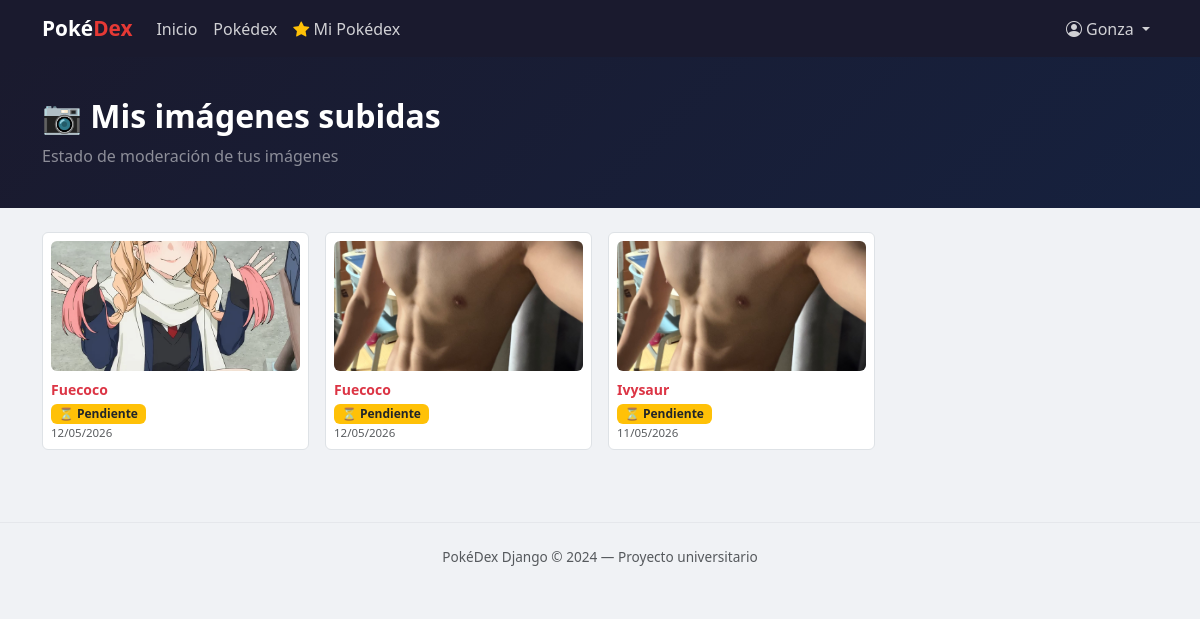
Before: /mis-imagenes/ (signed in) with the older database file.
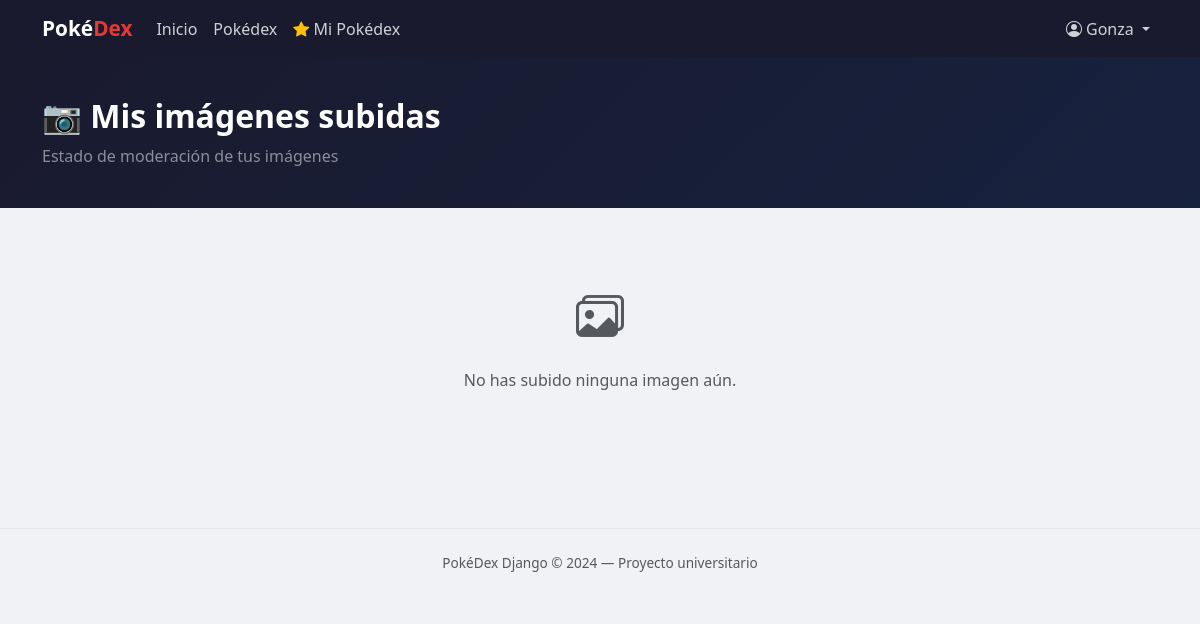
After: the same page with the newer database file.
### pokedex/models.py (models this page shows, shortened)
class ImagenComunidad(models.Model):
    autor       = models.ForeignKey(User, on_delete=models.CASCADE, related_name='imagenes')
    pokemon     = models.ForeignKey(Pokemon, on_delete=models.CASCADE, related_name='imagenes')
    imagen      = models.ImageField(upload_to='comunidad/')
    descripcion = models.CharField(max_length=200, blank=True)
    subida_en   = models.DateTimeField(auto_now_add=True)
    aprobada    = models.BooleanField(default=False)  # ← NUEVO
    class Meta:
        verbose_name = 'Imagen comunidad'
        verbose_name_plural = 'Imágenes comunidad'
        ordering = ['-subida_en']

class Pokemon(models.Model):
    GENERACIONES = [
        (1, 'Gen I — 1996'),
        (2, 'Gen II — 1999'),
        (3, 'Gen III — 2002'),
        (4, 'Gen IV — 2006'),
        (5, 'Gen V — 2010'),
        (6, 'Gen VI — 2013'),
        (7, 'Gen VII — 2016'),
        (8, 'Gen VIII — 2019'),
        (9, 'Gen IX — 2022'),
    ]
    numero      = models.IntegerField(unique=True)
    nombre      = models.CharField(max_length=100)
    descripcion = models.TextField(blank=True)
    altura      = models.FloatField(default=0)
    peso        = models.FloatField(default=0)
    hp          = models.IntegerField(default=0)
    ataque           = models.IntegerField(default=0)
    ataque_especial  = models.IntegerField(default=0)
    defensa          = models.IntegerField(default=0)
    defensa_especial = models.IntegerField(default=0)
    velocidad        = models.IntegerField(default=0)
    generacion  = models.IntegerField(choices=GENERACIONES, default=1)
    tipo1       = models.ForeignKey(
        Tipo, on_delete=models.SET_NULL, null=True,
        related_name='pokemon_tipo1'
    )
    tipo2       = models.ForeignKey(
        Tipo, on_delete=models.SET_NULL, null=True, blank=True,
        related_name='pokemon_tipo2'
    )
    class Meta:
        verbose_name = 'Pokémon'
        verbose_name_plural = 'Pokémon'
        ordering = ['numero']

### pokedex/views.py (the view)
# urls.py: path('mis-imagenes/', views.mis_imagenes_estado, name='mis_imagenes'),
@login_required
def mis_imagenes_estado(request):
    imagenes = ImagenComunidad.objects.filter(
        autor=request.user
    ).select_related('pokemon').order_by('-subida_en')
    return render(request, 'pokedex/mis_imagenes.html', {'imagenes': imagenes})

### pokedex/templates/pokedex/mis_imagenes.html (shortened to what this page needs)
{% extends 'pokedex/base.html' %}
{% block content %}
<div class="mi-pokedex-header">
    <div class="container">
        <h2 class="fw-bold">📷 Mis imágenes subidas</h2>
        <p class="text-white-50 mb-0">Estado de moderación de tus imágenes</p>
    </div>
</div>
<div class="container py-4">
    {% if imagenes %}
    <div class="row g-3">
        {% for img in imagenes %}
        <div class="col-6 col-md-4 col-lg-3">
            <div class="bg-white border rounded p-2">
                <img src="{{ img.imagen.url }}"
                     class="img-fluid rounded mb-2"
                     style="height:130px;width:100%;object-fit:cover">
                <div class="fw-semibold small">
                    <a href="{% url 'detalle_pokemon' img.pokemon.numero %}"
                       class="text-danger text-decoration-none">
                        {{ img.pokemon.nombre }}
                    </a>
                </div>
                {% if img.aprobada %}
                <span class="badge bg-success mt-1">✓ Aprobada</span>
                {% else %}
                <span class="badge bg-warning text-dark mt-1">⏳ Pendiente</span>
                {% endif %}
                <div class="text-muted" style="font-size:.72rem">
                    {{ img.subida_en|date:"d/m/Y" }}
                </div>
            </div>
        </div>
        {% endfor %}
    </div>
    {% else %}
    <div class="text-center py-5 text-muted">
        <i class="bi bi-images" style="font-size:3rem"></i>
        <p class="mt-3">No has subido ninguna imagen aún.</p>
    </div>
    {% endif %}
</div>
{% endblock %}

### pokedex/templates/pokedex/base.html (shortened to what this page needs)
{% load static %}
<!DOCTYPE html>
<html lang="es">
<head>
    <link href="https://cdn.jsdelivr.net/npm/bootstrap@5.3.0/dist/css/bootstrap.min.css" rel="stylesheet">
    <link href="https://cdn.jsdelivr.net/npm/bootstrap-icons@1.11.0/font/bootstrap-icons.css" rel="stylesheet">
    <link rel="stylesheet" href="{% static 'css/style.css' %}">
</head>
<body>
<nav class="navbar navbar-expand-lg navbar-dark">
    <div class="container">
        <a class="navbar-brand" href="{% url 'index' %}">Poké<span>Dex</span></a>
        <div class="collapse navbar-collapse" id="navMenu">
            <ul class="navbar-nav me-auto">
                <li class="nav-item">
                    <a class="nav-link" href="{% url 'index' %}">Inicio</a>
                </li>
                <li class="nav-item">
                    <a class="nav-link" href="{% url 'lista_pokemon' %}">Pokédex</a>
                </li>
                {% if user.is_authenticated %}
                <li class="nav-item">
                    <a class="nav-link" href="{% url 'mi_pokedex' %}">
                        <i class="bi bi-star-fill text-warning"></i> Mi Pokédex
                    </a>
                </li>
                {% endif %}
            </ul>
            <ul class="navbar-nav">
                {% if user.is_authenticated %}
                <li class="nav-item dropdown">
                    <a class="nav-link dropdown-toggle" href="#" data-bs-toggle="dropdown">
                        <i class="bi bi-person-circle"></i> {{ user.username }}
                    </a>
                </li>
                {% endif %}
            </ul>
        </div>
    </div>
</nav>
{% block content %}{% endblock %}
<footer class="mt-5 py-4 text-center text-muted" style="border-top:1px solid #e5e7eb; font-size:.85rem">
    PokéDex Django &copy; 2024 — Proyecto universitario
</footer>
</body>
</html>

### static/css/style.css (style rules this page uses)
:root { --rojo: #e53935; --oscuro: #1a1a2e; --gris: #f0f2f5; --borde: #e5e7eb; --texto: #1a1a2e; --muted: #6b7280; --radius: 14px; --card: #ffffff; }
* { box-sizing: border-box; margin: 0; padding: 0; }
body { font-family: 'Segoe UI', sans-serif; background: var(--gris); color: var(--texto); min-height: 100vh; }
.navbar { background: var(--oscuro) !important; }
.navbar-brand { font-weight: 700; font-size: 1.3rem; color: #fff !important; }
.navbar-brand span { color: var(--rojo); }
.nav-link { color: rgba(255,255,255,.8) !important; }
.mi-pokedex-header { background: linear-gradient(135deg, var(--oscuro), #16213e); color: #fff; padding: 2.5rem 0; }

Changed rows visible on the page:
removed ImagenComunidad: imagen (picture), pokemon.nombre "Fuecoco", aprobada "⏳ Pendiente", subida_en "12/05/2026"
removed ImagenComunidad: imagen (picture), pokemon.nombre "Fuecoco", aprobada "⏳ Pendiente", subida_en "12/05/2026"
removed ImagenComunidad: imagen (picture), pokemon.nombre "Ivysaur", aprobada "⏳ Pendiente", subida_en "11/05/2026"
Other visible differences:
text now shown: "No has subido ninguna imagen aún."
